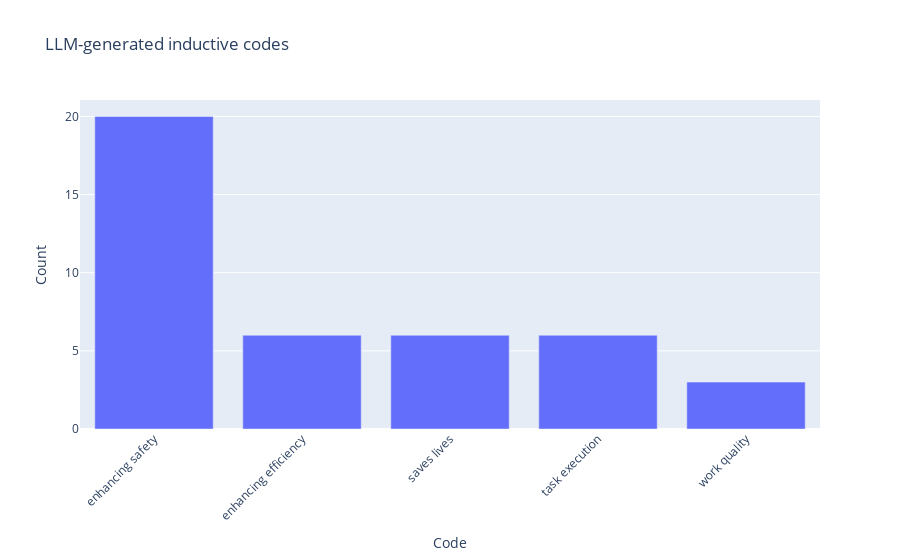

Notebook cell for this chart:
### Code cell
import plotly.express as px


# @title
def plot_generated_codes(code_highlights, title):
    code_counts = [(code, len(highlights)) for code, highlights in code_highlights.items()]
    df_codes = pd.DataFrame(code_counts, columns=['Code', 'Count'])
    df_codes = df_codes.sort_values(by='Count', ascending=False).reset_index(drop=True)

    # Create a vertical bar plot using Plotly with angled x-axis labels
    fig = px.bar(df_codes, x='Code', y='Count', title=title)

    # Update layout to angle x-axis labels at 45 degrees
    fig.update_layout(xaxis_tickangle=-45)
    fig.show()

# Parse all codes and highlights in LLM output
plot_generated_codes(code_highlights_ded, 'LLM-generated inductive codes')

### Figure 1 — Plotly figure (JSON) as saved in the notebook; plotly's stock layout.template omitted (floating-point values rounded to 4 significant figures)
{"data": [{"alignmentgroup": "True", "hovertemplate": "Code=%{x}<br>Count=%{y}<extra></extra>", "legendgroup": "", "marker": {"color": "#636efa", "pattern": {"shape": ""}}, "name": "", "offsetgroup": "", "orientation": "v", "showlegend": false, "textposition": "auto", "type": "bar", "x": ["enhancing safety", "enhancing efficiency", "saves lives", "task execution", "work quality"], "xaxis": "x", "y": [20, 6, 6, 6, 3], "yaxis": "y"}], "layout": {"barmode": "relative", "legend": {"tracegroupgap": 0}, "title": {"text": "LLM-generated inductive codes"}, "xaxis": {"anchor": "y", "domain": [0, 1], "tickangle": -45, "title": {"text": "Code"}}, "yaxis": {"anchor": "x", "domain": [0, 1], "title": {"text": "Count"}}}}
